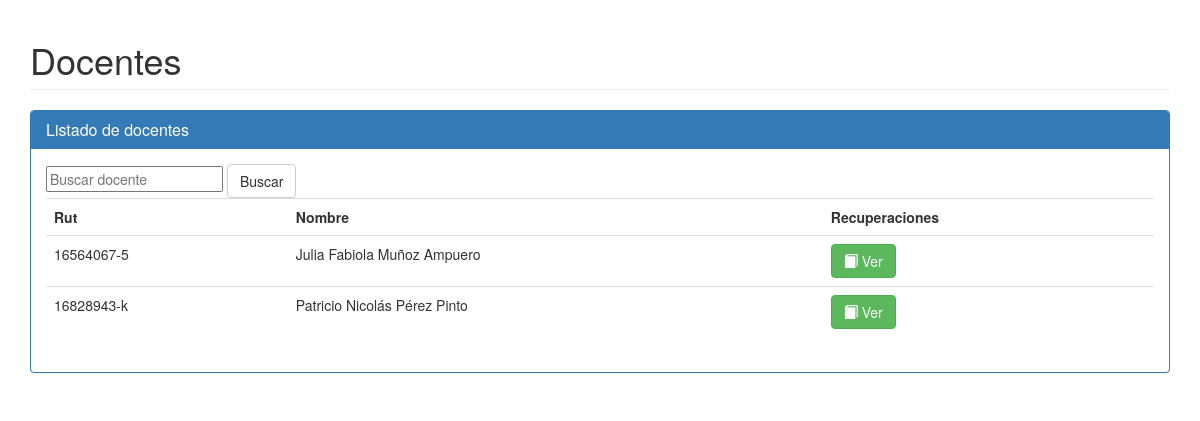
The app's page /reportes.php with its own data.
### tables this page shows
create table docente(
    rut varchar(12),
    nombre varchar(100),
    activo boolean,
    primary key(rut)
);

### model/Data.php (called while the page is built, shortened)
<?php
require_once("Conexion.php");
class Data{
    private $c;
    public function __construct(){
        $this->c = new Conexion(BD,USER,PASS);
    }
    public function getDocentes(){
        $docentes = array();
        $query = "select * from docente order by nombre asc";
        $this->c->conectar();
        $rs = $this->c->ejecutar($query);
        while($obj = $rs->fetch_object()){
            array_push($docentes, $obj);
        }
        $this->c->desconectar();
        return $docentes;
    }
}
?>

### model/Conexion.php (called while the page is built, shortened)
<?php
class Conexion{
    private $mysql;
    private $bdName;
    private $user;
    private $pass;
    public function __construct($bdName, $user, $pass){
        $this->bdName = $bdName;
        $this->user = $user;
        $this->pass = $pass;
    }
    public function conectar(){
        $this->mysql = new mysqli(
            "localhost",
            $this->user,
            $this->pass,
            $this->bdName
        );
    }
    public function ejecutar($query){
        return $this->mysql->query($query);
    }
}
?>

### reportes.php (the view, shortened to what this page needs)
<?php
require_once("model/Data.php");
?>
<!DOCTYPE html>
<html>
    <head>
    </head>
    <body>
        <div class="container">
            <h1 class="page-header">Docentes</h1>
            <div class="panel panel-primary">
                <div class="panel-heading">
                    <h2 class="panel-title">Listado de docentes</h2>
                </div>
                <div class="panel-body">
                    <form action="reportes.php" method="post">
                        <input type="text" placeholder="Buscar docente" name="filtro" value="<?php
                        ?>">
                        <input type="submit" class="btn btn-default" value="Buscar">
                    </form>
                    <table class="table">
                        <tr>
                            <th>Rut</th>
                            <th>Nombre</th>
                            <th>Recuperaciones</th>
                        </tr>
                        <?php
                        $d = new Data();
                        if (isset($_POST["filtro"])) {
                            $filtro = $_POST["filtro"];
                            $docentes = $d->getDocentesByFiltro($filtro);
                        } else {
                            $docentes = $d->getDocentes();
                        }
                        foreach ($docentes as $doc) {
                            echo "<tr>";
                            echo "<td>$doc->rut</td>";
                            echo "<td>$doc->nombre</td>";
                            echo "<td>
                            <form action='detalle.php' method='post'>
                                <input type='hidden' name='rut' value='$doc->rut'>
                                <input type='hidden' name='nombre' value='$doc->nombre'>
                                <button type='submit' class='btn btn-success'>
                                    <span class='glyphicon glyphicon-book' aria-hidden='true'></span>
                                    Ver
                                </button>
                            </form>
                          </td>";
                            echo "</tr>";
                        }
                        ?>
                    </table>
                </div>
            </div>
        </div>
        <link rel="stylesheet" href="https://maxcdn.bootstrapcdn.com/bootstrap/3.3.7/css/bootstrap.min.css">
    </body>
</html>

### records on screen
docente: rut "16564067-5", nombre "Julia Fabiola Muñoz Ampuero"
docente: rut "16828943-k", nombre "Patricio Nicolás Pérez Pinto"
